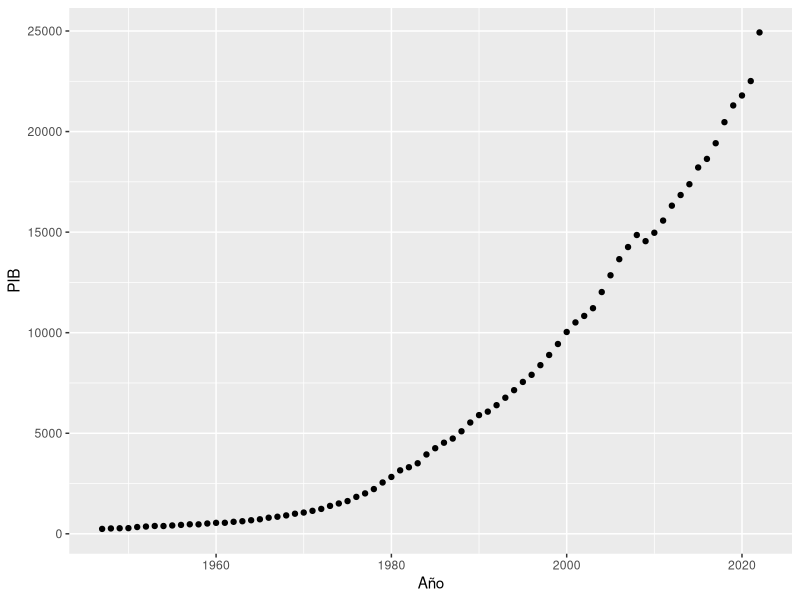
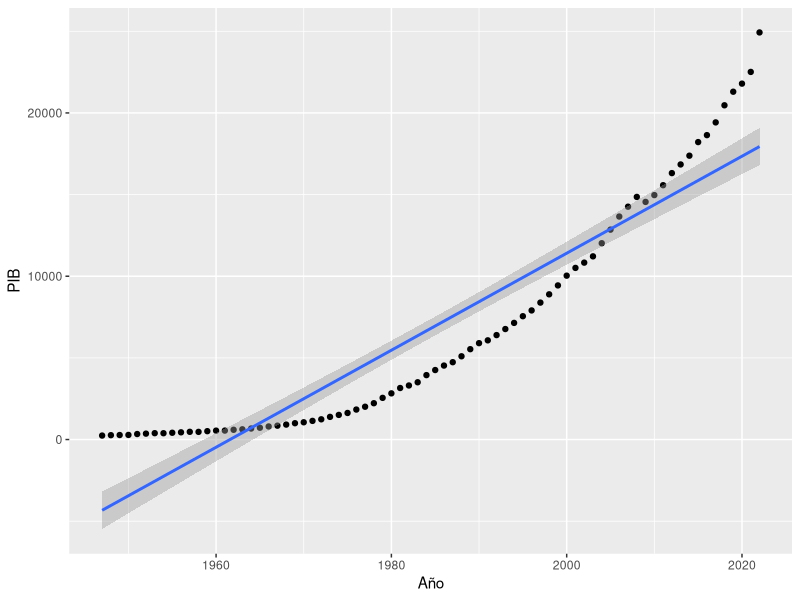
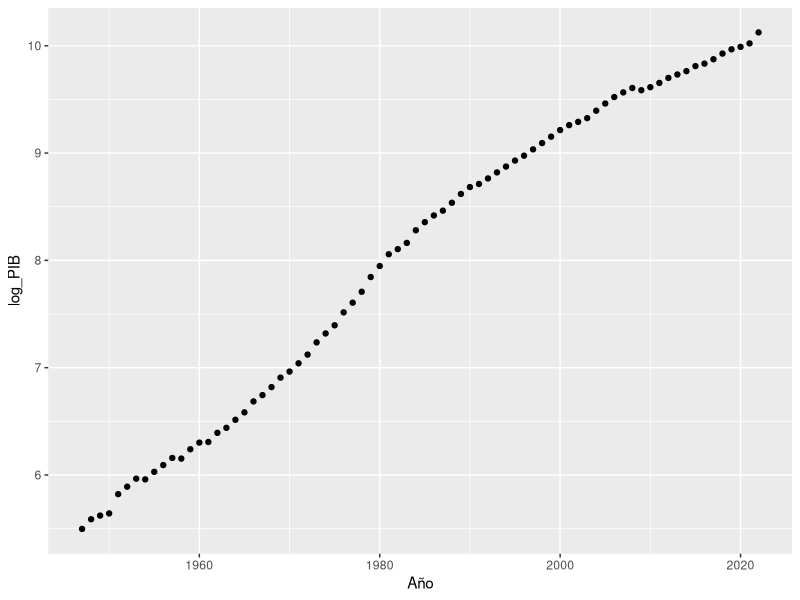
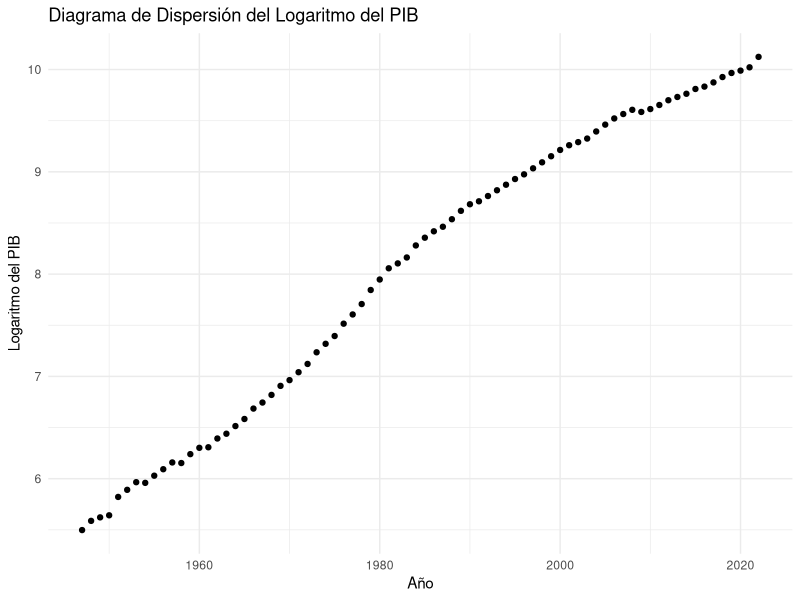
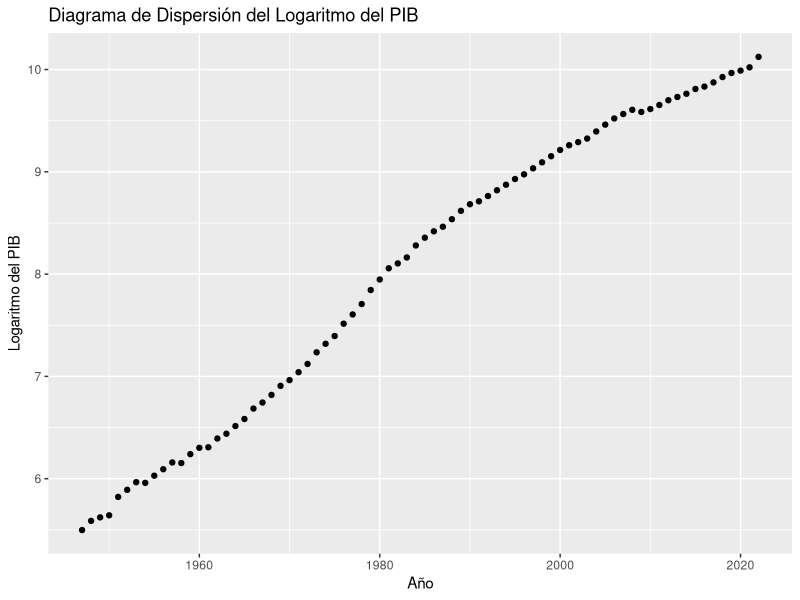

Here is the R script that generated these plots, in order: (Note: this script raises an error after producing the figures.)
df <- read.csv("pib-usa.csv")
head(df)
nuevo_df <- data.frame(Año = df$Año, PIB = df$PIB)

library(ggplot2)
grafico <- ggplot(data = df, aes(x = Año, y = PIB))
grafico + geom_point()
grafico + geom_point() + geom_smooth(method = "lm")

df$log_PIB <- log(df$PIB)
grafico <- ggplot(data = df, aes(x = Año, y = log_PIB))
grafico + geom_point()
grafico + geom_point() + 
  labs(x = "Año", y = "Logaritmo del PIB", title = "Diagrama de Dispersión del Logaritmo del PIB") +
  theme_minimal()

df$log_PIB <- log(df$PIB)
ggplot(data = df, aes(x = Año, y = log_PIB)) +
  geom_point() +
  labs(x = "Año", y = "Logaritmo del PIB", title = "Diagrama de Dispersión del Logaritmo del PIB")

df$tasa_crecimiento <- c(NA, diff(df$PIB)/lag(df$PIB, default = 1)) * 100
print(df)

modelo <- lm(log_PIB ~ Año, data = df)
df$prediccion <- predict(modelo)
ggplot(data = df, aes(x = Año, y = log_PIB)) +
  geom_point() +
  geom_line(aes(y = prediccion), color = "red") +
  labs(x = "Año", y = "Logaritmo del PIB", title = "Modelo de Regresión Exponencial") +
  theme_minimal()
